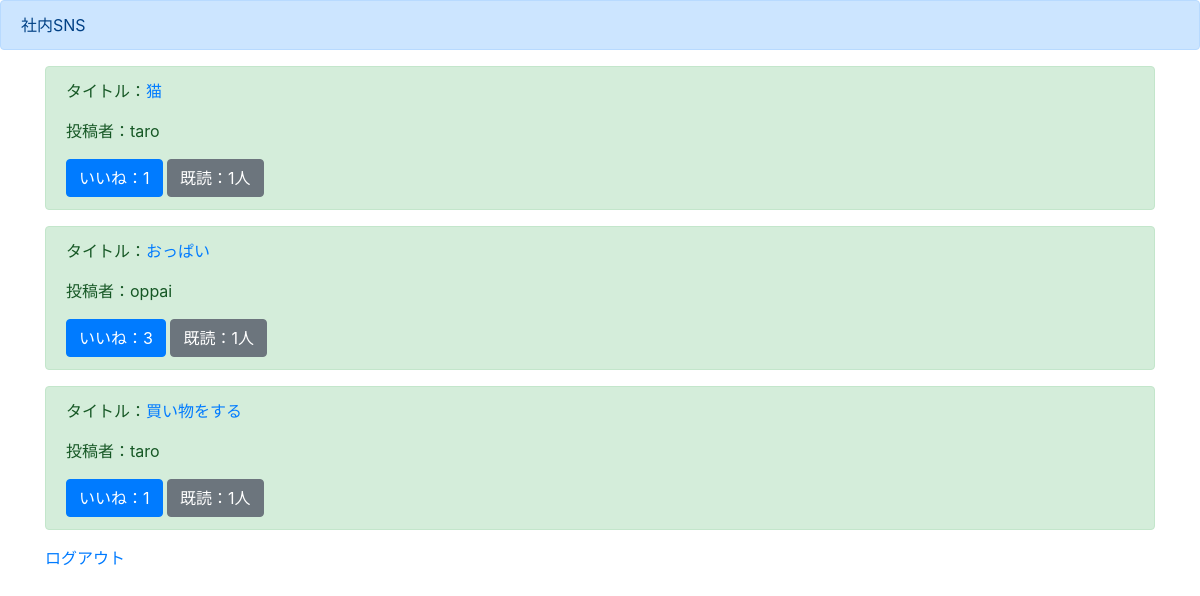
Before: /list/ (signed in) with the older database file.
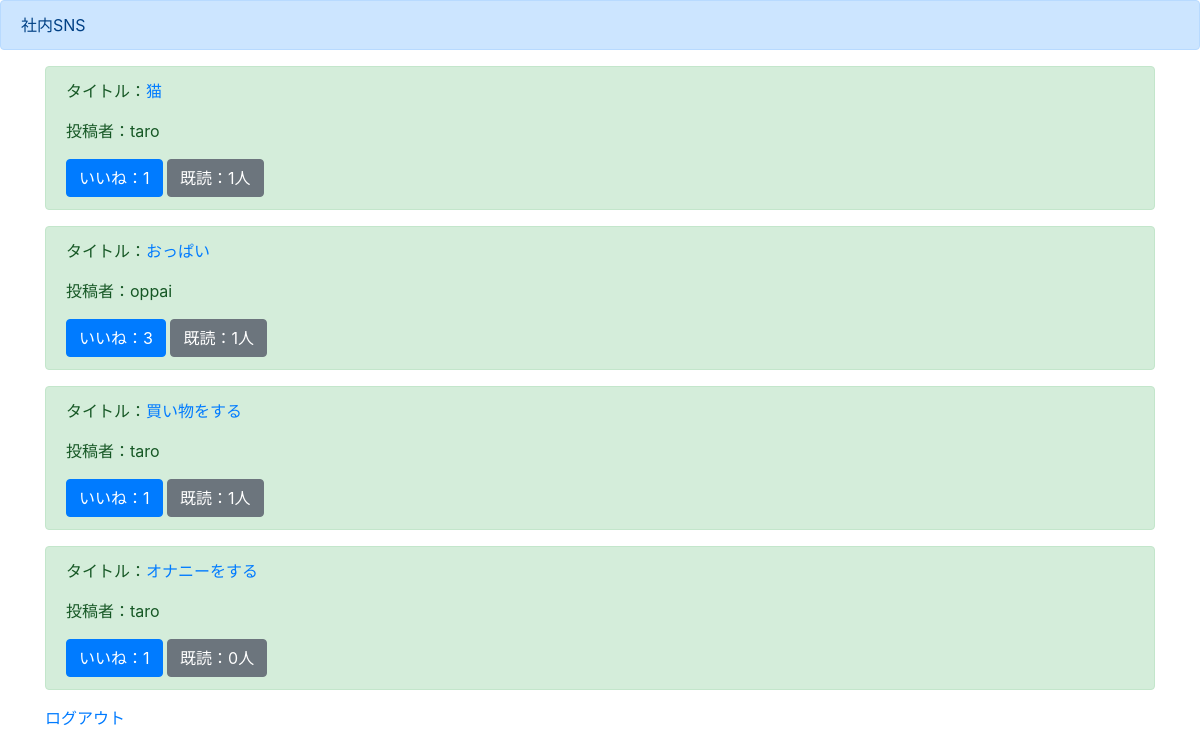
After: the same page with the newer database file.
### boardapp/models.py (models this page shows)
class BoardModel(models.Model):
    title = models.CharField(max_length=100)
    content = models.TextField()
    author = models.CharField(max_length=100)
    images = models.ImageField(upload_to='')
    good = models.IntegerField(null=True, blank=True, default=0)
    read = models.IntegerField(null=True, blank=True, default=0)
    readtext = models.CharField(max_length=100, null=True, blank=True, default='a')

### boardapp/views.py (the view)
# urls.py: path('list/', listfunc, name='list'),
@login_required
def listfunc(request):
    object_list = BoardModel.objects.all()
    return render(request, 'list.html', {'object_list':object_list})

### templates/list.html (shortened to what this page needs)
{% extends 'base.html' %}
{% block header %}
<div class="alert alert-primary" role="alert">
 社内SNS
</div>
{% endblock header %}
{% block content %}
<div class='container'>
    {% for item in object_list %}
    <div class="alert alert-success" role="alert">
        <p>タイトル：<a href="{% url 'detail' item.pk %}">{{item.title}}</a></p>
        <p>投稿者：{{item.author}}</p>
        <a href="#" class="btn btn-primary" role="button" aria-pressed="true">いいね：{{item.good}}</a>
        <a href="#" class="btn btn-secondary" role="button" aria-pressed="true">既読：{{item.read}}人</a>
    </div>
    {% endfor %}
    <a href="{% url 'logout' %}">ログアウト</a>
</div>
{% endblock content %}

Changed rows visible on the page:
added BoardModel: title "オナニーをする", author "taro", good "1", read "0"
